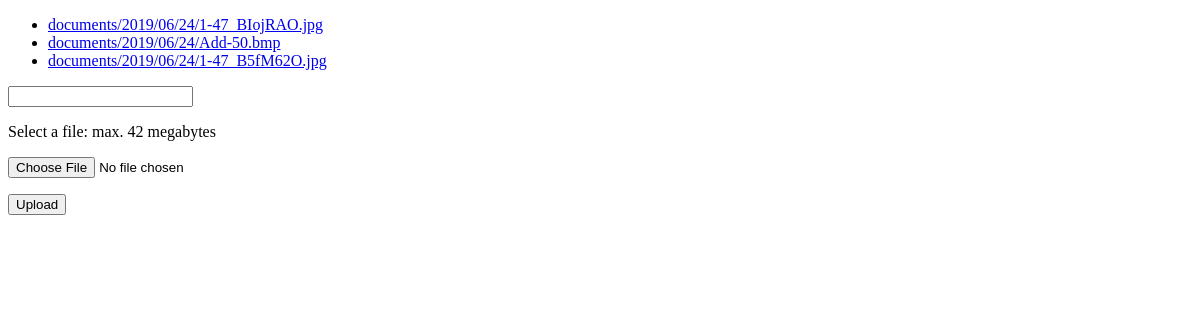
The app's page /haha, older data.
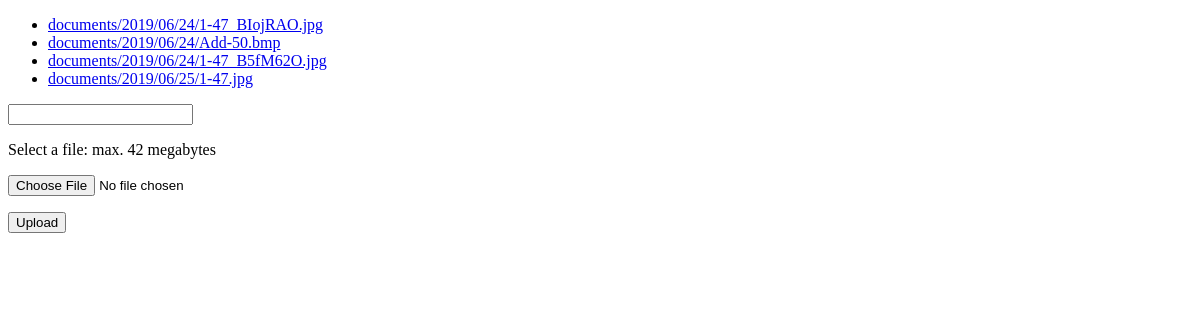
The same page, newer data.
### quiz/models.py (models this page shows)
class Document(models.Model):
    docfile = models.FileField(upload_to='documents/%Y/%m/%d')
    belong_to_lesson = models.ForeignKey(Lesson, on_delete=models.CASCADE,null=True, blank=True)
    created_on = models.DateTimeField(auto_now_add=True)
    updated_on = models.DateTimeField(auto_now=True)

### quiz/views.py (the view)
# urls.py: path('haha', views.list, name='list'),
def list(request):
    if request.method == 'POST':
        print(request.POST)
        print(request.FILES)
        form = DocumentForm(request.POST, request.FILES)
        print(1)
        if form.is_valid():
            newdoc = Document(docfile = request.FILES['docfile'])
            newdoc.save()
            print(2)
            return HttpResponseRedirect(reverse('list'))
    else:
        form = DocumentForm() # A empty, unbound form
        print(3)
    print(4)
    documents = Document.objects.all()
    return render(request, 'list.html', {'documents': documents, 'form': form})

### quiz/forms.py
class DocumentForm(forms.Form):
    docfile = forms.FileField(
        label='Select a file',
        help_text='max. 42 megabytes'
    )

### quiz/templates/list.html (shortened to what this page needs)
<!DOCTYPE html>
<html>
    <head>
    </head>
    <body>
        {% if documents %}
            <ul>
                {% for document in documents %}
                    <li><a href="{{ document.docfile.url }}">{{ document.docfile.name }}</a></li>
                {% endfor %}
            </ul>
        {% else %}
            <p>No documents.</p>
        {% endif %}
        <form name = "form" id = "your_form_id" action="{% url "list" %}" method="post" enctype="multipart/form-data">
                 <input type = "text" width=50px name="uu"/>
            <p>{{ form.docfile.label_tag }} {{ form.docfile.help_text }}</p>
            <p>
                {{ form.docfile }}
            </p>
            <p><input type="submit" value="Upload"/></p>
        </form>
    </body>
</html>

Row changes from the older to the newer data that the page shows:
added Document: docfile.name "documents/2019/06/25/1-47.jpg"
